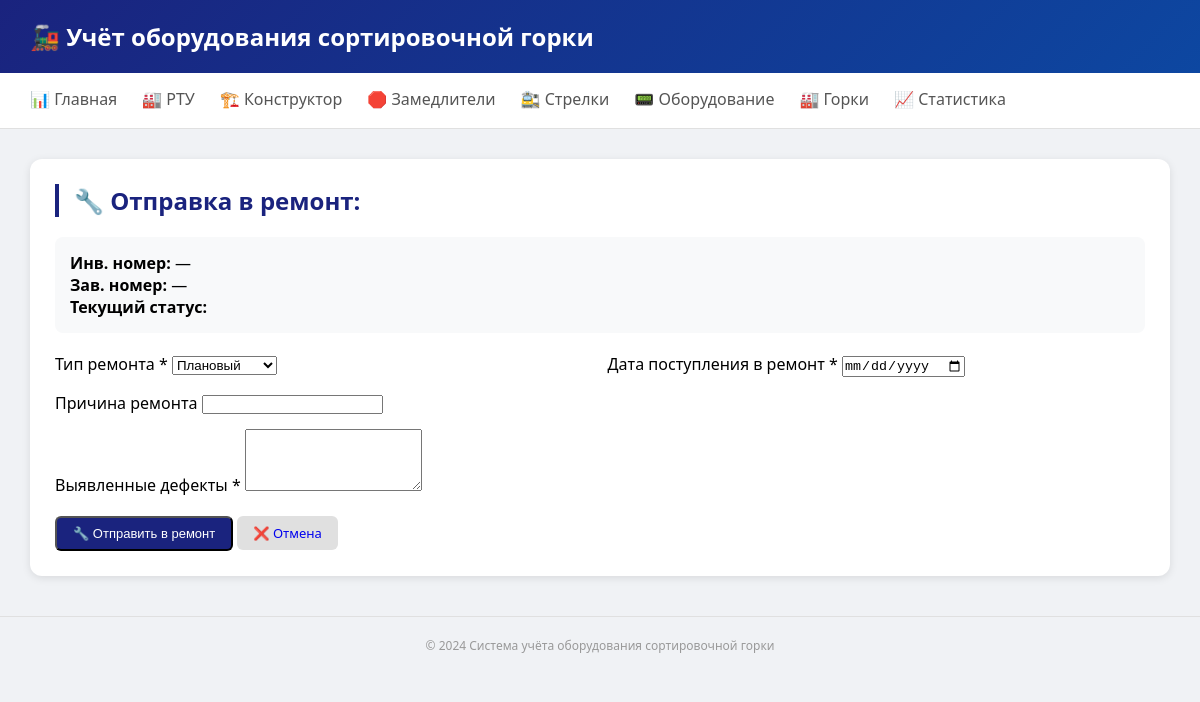
/rtu/device/16/repair, run on an earlier commit of the app's database.
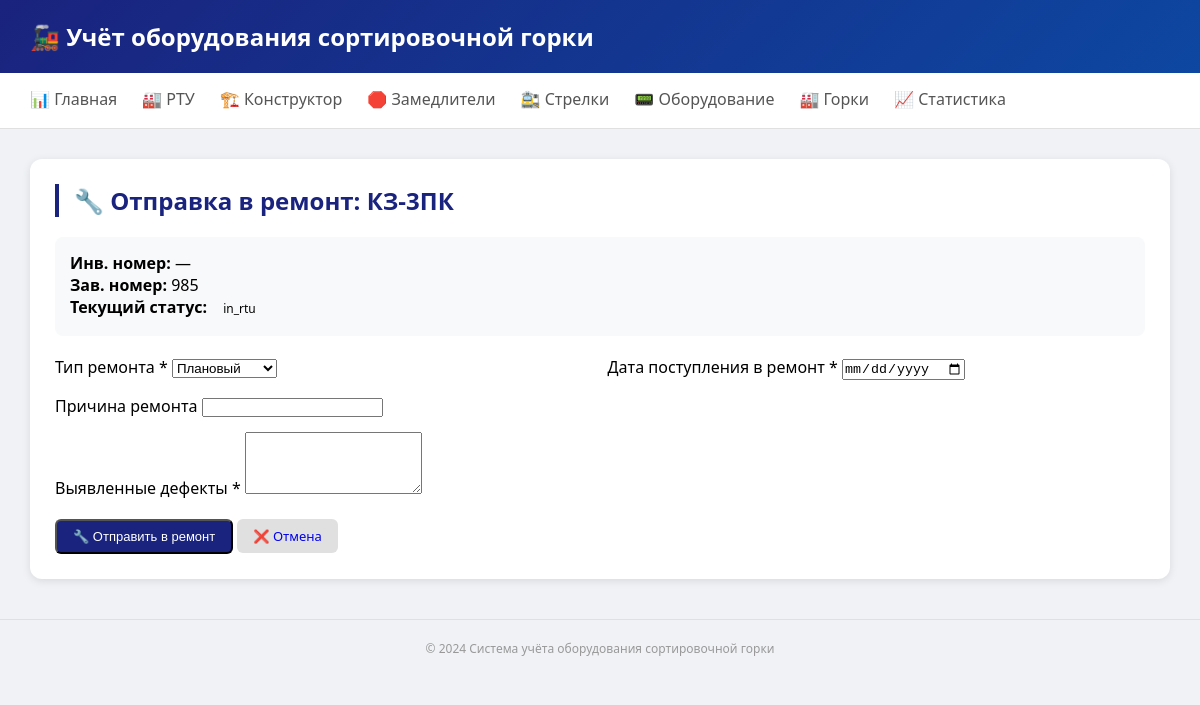
And on a later commit of the database.
### tables this page shows
CREATE TABLE devices (
        id INTEGER PRIMARY KEY AUTOINCREMENT,
        equipment_type_id INTEGER NOT NULL,
        park_id INTEGER,
        track_section_id INTEGER,
        brake_position_id INTEGER,
        
        model TEXT,
        inv_number TEXT UNIQUE,
        serial_number TEXT,
        
        location_detail TEXT,
        mount_date DATE,
        
        params TEXT,
        
        manufacture_date DATE,
        install_date DATE,
        last_check_date DATE,
        
        status TEXT DEFAULT 'active',
        notes TEXT, rtu_batch_id INTEGER, manufacturer TEXT, passport_data TEXT, height_mm INTEGER, network_number TEXT, be TEXT DEFAULT "5067", os6_name TEXT, os6_install_year INTEGER, os6_last_repair INTEGER, os6_last_modernization INTEGER,
        
        FOREIGN KEY (equipment_type_id) REFERENCES equipment_types(id),
        FOREIGN KEY (park_id) REFERENCES parks(id),
        FOREIGN KEY (track_section_id) REFERENCES track_sections(id),
        FOREIGN KEY (brake_position_id) REFERENCES brake_positions(id)
    );

### routers/rtu.py (the view)
@router.get("/device/{device_id}/repair", response_class=HTMLResponse)
async def repair_form(request: Request, device_id: int):
    conn = get_db()
    cursor = conn.cursor()
    cursor.execute("""
        SELECT d.*, et.name as type_name
        FROM devices d
        JOIN equipment_types et ON d.equipment_type_id = et.id
        WHERE d.id = ?
    """, (device_id,))
    device = cursor.fetchone()
    conn.close()
    return templates.TemplateResponse("rtu_repair.html", {
        "request": request,
        "device": device
    })

### templates/rtu_repair.html (shortened to what this page needs)
{% extends "base.html" %}
{% block content %}
<div class="card">
    <h2>🔧 Отправка в ремонт: {{ device.model }}</h2>
    <div style="padding: 15px; background: #f8f9fa; border-radius: 8px; margin-bottom: 20px;">
        <div><strong>Инв. номер:</strong> {{ device.inv_number or '—' }}</div>
        <div><strong>Зав. номер:</strong> {{ device.serial_number or '—' }}</div>
        <div><strong>Текущий статус:</strong>
            <span class="badge badge-{{ device.status }}">{{ device.status }}</span>
        </div>
    </div>
    <form method="POST" action="/rtu/device/{{ device.id }}/repair">
        <div style="display: grid; grid-template-columns: repeat(2, 1fr); gap: 15px;">
            <div>
                <label>Тип ремонта *</label>
                <select name="repair_type" class="form-control" required>
                    <option value="planned">Плановый</option>
                </select>
            </div>
            <div>
                <label>Дата поступления в ремонт *</label>
                <input type="date" name="received_date" class="form-control" required>
            </div>
            <div style="grid-column: span 2;">
                <label>Причина ремонта</label>
                <input type="text" name="reason" class="form-control">
            </div>
            <div style="grid-column: span 2;">
                <label>Выявленные дефекты *</label>
                <textarea name="defects" rows="4" class="form-control" required></textarea>
            </div>
        </div>
        <div style="margin-top: 20px;">
            <button type="submit" class="btn btn-primary">🔧 Отправить в ремонт</button>
            <a href="/rtu" class="btn" style="background:#e0e0e0;">❌ Отмена</a>
        </div>
    </form>
</div>
{% endblock %}

What changed in the data, as far as the page shows it:
added devices: model "КЗ-3ПК", serial_number "985", status "in_rtu"
Also different on the page:
{{ device.serial_number or '—' }}: "—" → (not shown)
